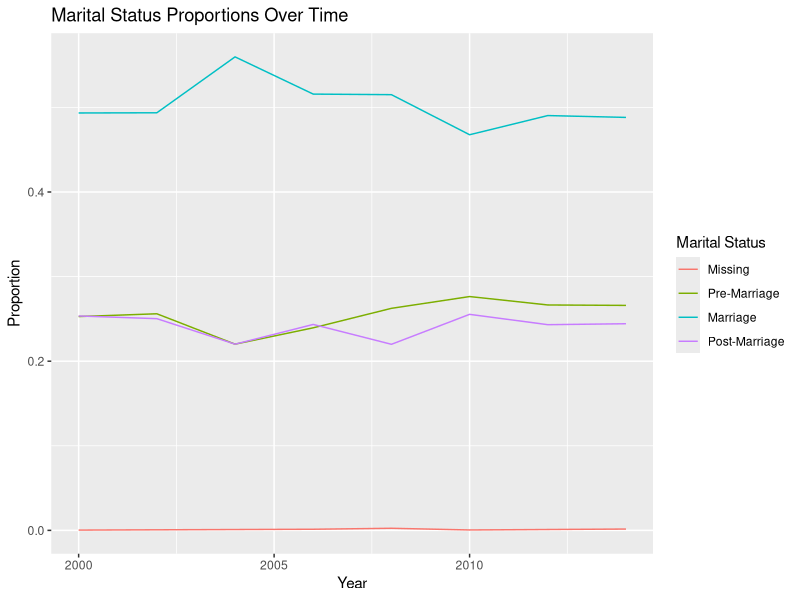

Source code (R):
## ---- chunk 1
knitr::opts_chunk$set(
  echo = TRUE#, 
  # warning=FALSE, 
  # message=FALSE
  )
library(knitr)
library(tidyverse)
library(dplyr)
library(lubridate)
## ---- chunk 2
gss_marital = gss_cat %>%
  mutate(
    marital_new = fct_collapse(
      marital,
      "Pre-Marriage" = "Never married",
      "Marriage" = c("Married", "Separated"), 
      "Post-Marriage" = c("Divorced", "Widowed"),
      "Missing" = "No answer"
    )
  )

gss_marital %>%
  count(marital_new) %>%
  kable(caption = "Frequency Table for new Marital Levels")
## ---- chunk 3
marriage_year_summary = gss_marital %>%
  count(year, marital_new) %>%
  group_by(year) %>%
  mutate(prop = n / sum(n))

kable(head(marriage_year_summary), caption = "First Six Rows of Each Year-Marriage-Status Combination")
## ---- chunk 4
latest_year = max(marriage_year_summary$year) # select single col --> df$column_name

marriage_year_summary = marriage_year_summary %>%
  mutate(
    marital_new = fct_reorder(marital_new, year)
  )
## ---- chunk 5
ggplot(marriage_year_summary, aes(x = year, y = prop, color = marital_new)) +
  geom_line() +
  labs(
    title = "Marital Status Proportions Over Time",
    x = "Year",
    y = "Proportion",
    color = "Marital Status"
  )
## ---- chunk 6
lakers_dates = lakers %>% 
  mutate(
    game_date = make_datetime(date),
    .keep = "used")

kable(head(lakers_dates), caption = "First Six Rows of Incorrect Game Date Conversion")
